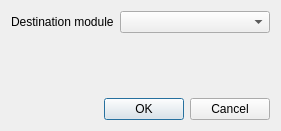
<?xml version="1.0" encoding="UTF-8"?>
<ui version="4.0">
 <class>MoveHeaderBase</class>
 <widget class="QDialog" name="MoveHeaderBase">
  <property name="geometry">
   <rect>
    <x>0</x>
    <y>0</y>
    <width>281</width>
    <height>131</height>
   </rect>
  </property>
  <property name="windowTitle">
   <string>Move Header File</string>
  </property>
  <layout class="QVBoxLayout" name="verticalLayout">
   <item>
    <layout class="QFormLayout" name="formLayout">
     <item row="0" column="0">
      <widget class="QLabel" name="label">
       <property name="text">
        <string>Destination module</string>
       </property>
      </widget>
     </item>
     <item row="0" column="1">
      <widget class="QComboBox" name="destCb"/>
     </item>
    </layout>
   </item>
   <item>
    <spacer name="verticalSpacer">
     <property name="orientation">
      <enum>Qt::Vertical</enum>
     </property>
     <property name="sizeHint" stdset="0">
      <size>
       <width>20</width>
       <height>233</height>
      </size>
     </property>
    </spacer>
   </item>
   <item>
    <widget class="QDialogButtonBox" name="buttonBox">
     <property name="orientation">
      <enum>Qt::Horizontal</enum>
     </property>
     <property name="standardButtons">
      <set>QDialogButtonBox::Cancel|QDialogButtonBox::Ok</set>
     </property>
    </widget>
   </item>
  </layout>
 </widget>
 <tabstops>
  <tabstop>destCb</tabstop>
 </tabstops>
 <resources/>
 <connections>
  <connection>
   <sender>buttonBox</sender>
   <signal>accepted()</signal>
   <receiver>MoveHeaderBase</receiver>
   <slot>accept()</slot>
   <hints>
    <hint type="sourcelabel">
     <x>248</x>
     <y>254</y>
    </hint>
    <hint type="destinationlabel">
     <x>157</x>
     <y>274</y>
    </hint>
   </hints>
  </connection>
  <connection>
   <sender>buttonBox</sender>
   <signal>rejected()</signal>
   <receiver>MoveHeaderBase</receiver>
   <slot>reject()</slot>
   <hints>
    <hint type="sourcelabel">
     <x>316</x>
     <y>260</y>
    </hint>
    <hint type="destinationlabel">
     <x>286</x>
     <y>274</y>
    </hint>
   </hints>
  </connection>
 </connections>
</ui>
